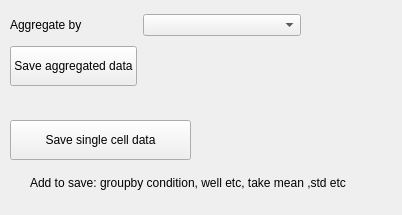
      <widget class="QWidget" name="tab">
       <attribute name="title">
        <string>SaveData</string>
       </attribute>
       <widget class="QLabel" name="label_22">
        <property name="geometry">
         <rect>
          <x>30</x>
          <y>160</y>
          <width>363</width>
          <height>46</height>
         </rect>
        </property>
        <property name="text">
         <string>Add to save: groupby condition, well etc, take mean ,std etc</string>
        </property>
       </widget>
       <widget class="QPushButton" name="pushButton_save_data">
        <property name="geometry">
         <rect>
          <x>10</x>
          <y>120</y>
          <width>181</width>
          <height>40</height>
         </rect>
        </property>
        <property name="minimumSize">
         <size>
          <width>0</width>
          <height>40</height>
         </size>
        </property>
        <property name="text">
         <string>Save single cell data</string>
        </property>
       </widget>
       <widget class="QWidget" name="layoutWidget">
        <property name="geometry">
         <rect>
          <x>10</x>
          <y>10</y>
          <width>291</width>
          <height>82</height>
         </rect>
        </property>
        <layout class="QGridLayout" name="gridLayout_2">
         <item row="0" column="2">
          <widget class="QComboBox" name="comboBox_agg_level"/>
         </item>
         <item row="1" column="2">
          <spacer name="horizontalSpacer_2">
           <property name="orientation">
            <enum>Qt::Horizontal</enum>
           </property>
           <property name="sizeHint" stdset="0">
            <size>
             <width>40</width>
             <height>20</height>
            </size>
           </property>
          </spacer>
         </item>
         <item row="1" column="1">
          <widget class="QPushButton" name="pushButton_save_agg_data">
           <property name="minimumSize">
            <size>
             <width>0</width>
             <height>40</height>
            </size>
           </property>
           <property name="text">
            <string>Save aggregated data</string>
           </property>
          </widget>
         </item>
         <item row="0" column="1">
          <widget class="QLabel" name="label_33">
           <property name="text">
            <string>Aggregate by</string>
           </property>
          </widget>
         </item>
        </layout>
       </widget>
       <zorder>layoutWidget</zorder>
       <zorder>pushButton_save_data</zorder>
       <zorder>label_22</zorder>
      </widget>
